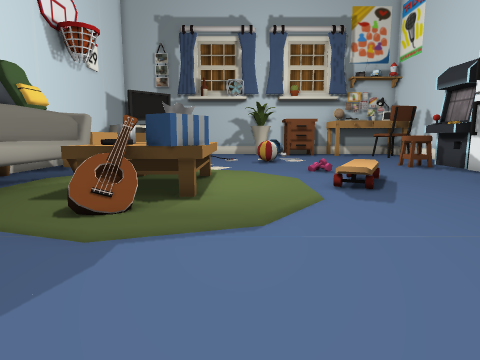
View 1 (above)

24 first-person views from a walk through a Unity game level. The camera is 1.4 m above the floor, tilts 8° down and sees 75° across. The floor is counted in squares, 1 m on a side. Each view is taken from the middle of a square. On the plan, view 1 faces up. The plan holds only what a view shows up to about 14 squares ahead; the rest is blank. The player is left out. Some surface patterns are stand-ins.

View 2
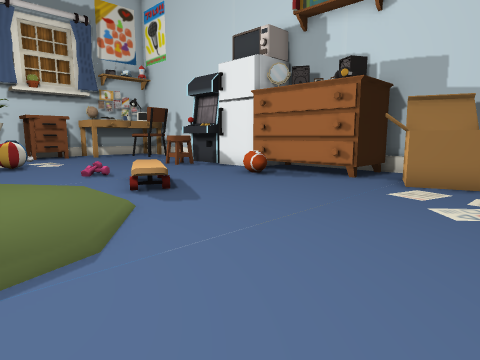

View 3
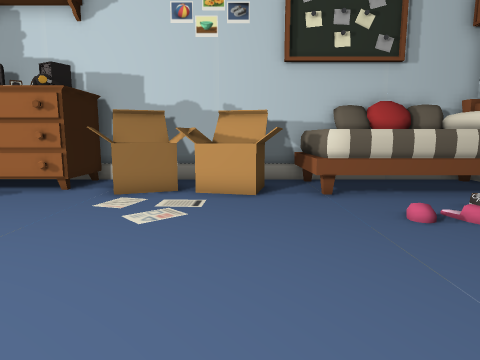

View 4
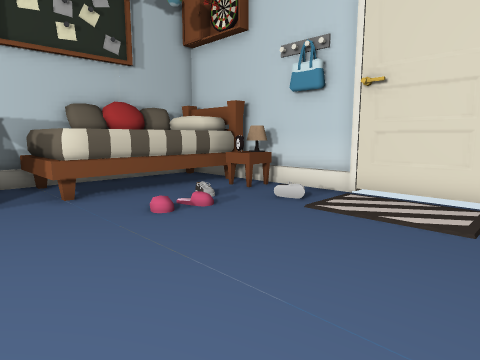

View 5
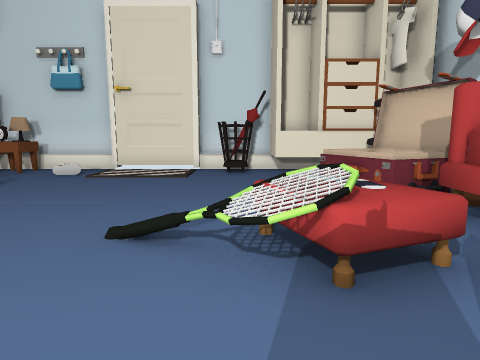

View 6
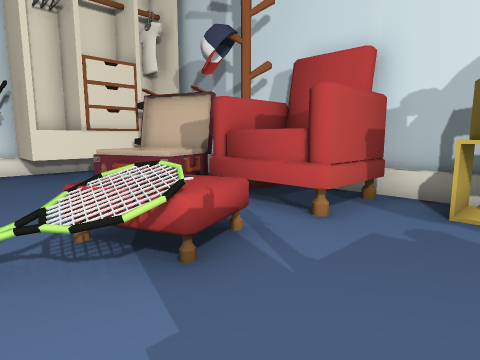

View 7
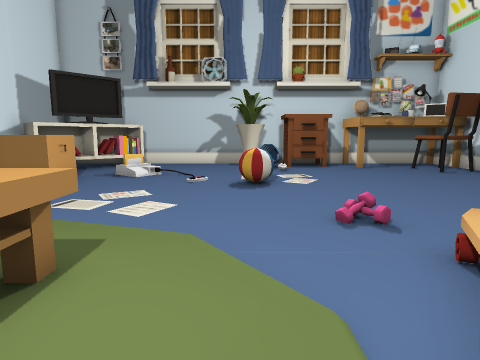

View 8
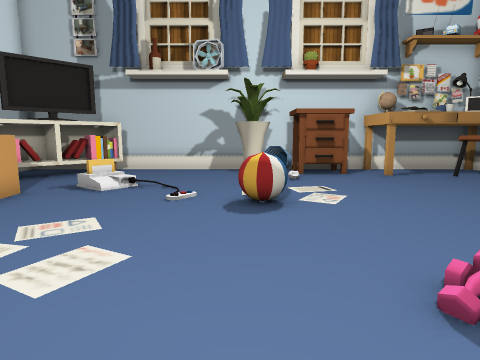

View 9
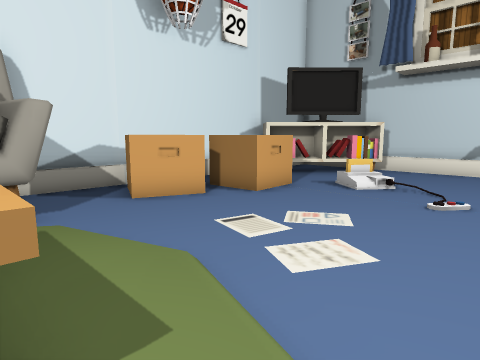

View 10
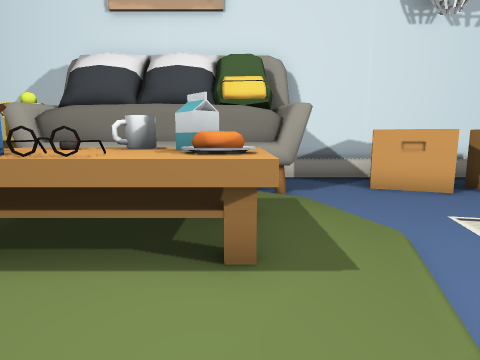

View 11
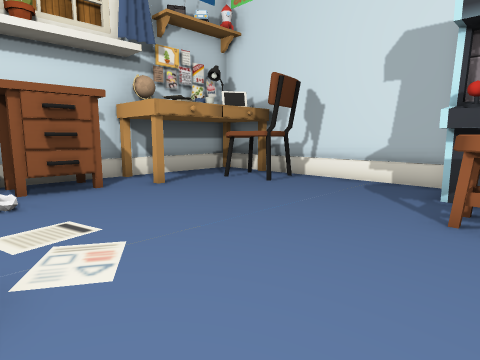

View 12
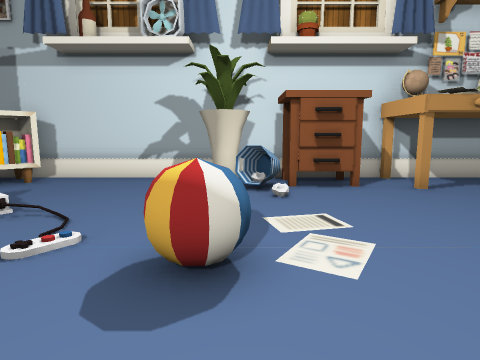

View 13
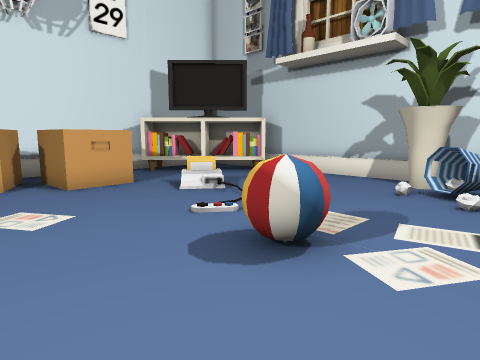

View 14
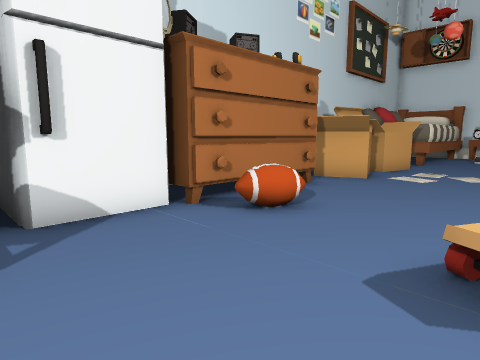

View 15
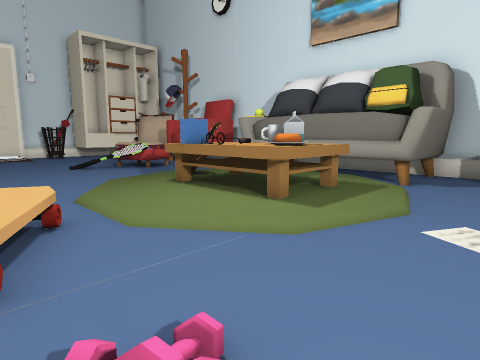

View 16
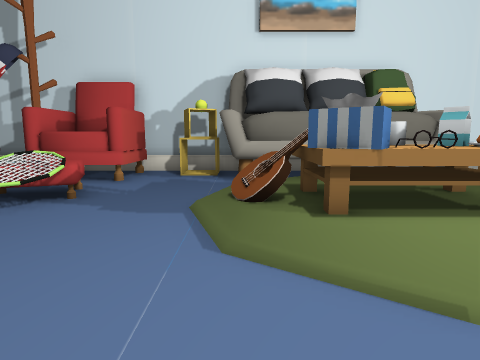

View 17
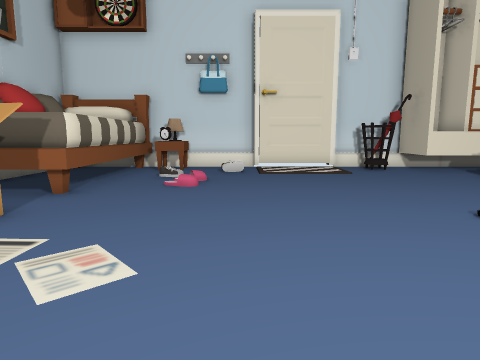

View 18
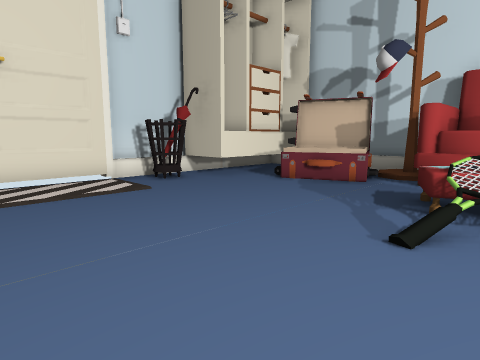

View 19
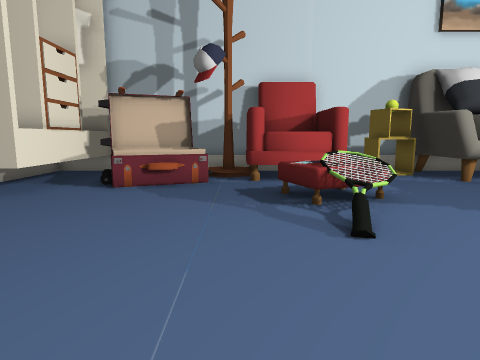

View 20
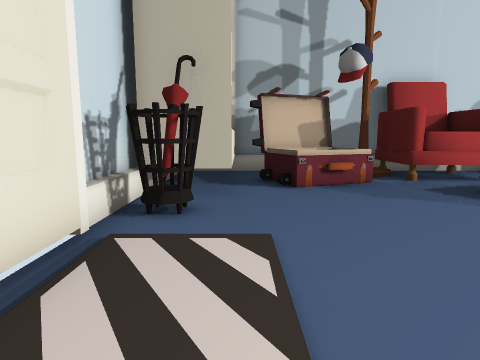

View 21
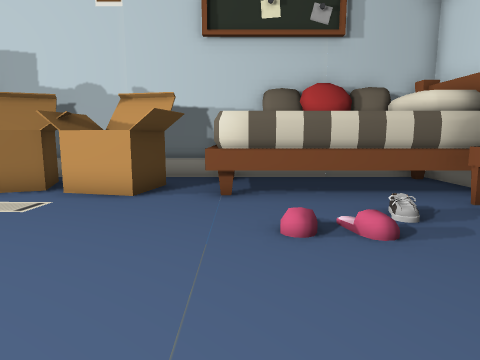

View 22
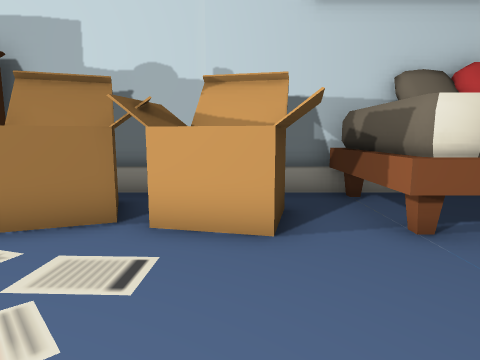

View 23
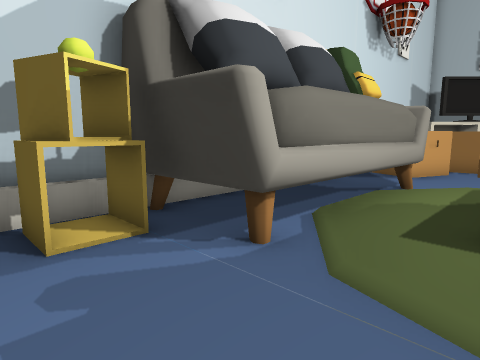

View 24
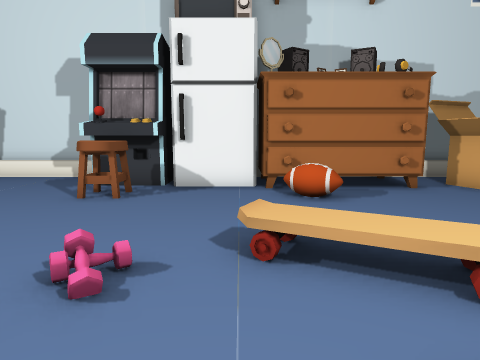

### Floor plan
Key: @ floor where view 1 was taken; # wall or solid block; . main floor; : floor 0.25 m higher than the main floor; / step, stairs or slope; = window, fence, low wall or low ledge; O other object.
Columns run from 9 left of view 1 to 12 right of it. Each row starts with its distance up from view 1.
 25    ###################
 24  ..OO.....OO#OO......#
 23  .OOOO....OOOOO......#
 22  OOOO......OO...O.OOO#
 21 #OOO...............OO#
 20 #.O..//............O.#
 19 #  .../..............#
 18 #   O.....OO.........#
 17 #.  O.....OO.........#
 16 #.O..................#
 15 #  O.............OO#
 14 #OOO.............OOO
 13 #.................O##
 12 #.....///..........OO
 11 #OOO/:::::...O.....OO
 10 #O O::OOO::..O...OOOO#
  9 #O O::OOO::.O....OO
  8 #O O::OOO::.O.....O
  7 #O O::OOO::.......O
  6 #O O/:OOO:/.......OOO#
  5 #OOO.:OO::...........#
  4 #OO..../.........OOO.#
  3 #OO...............OOO#
  2 #.................OO #
  1 #OOO.OOO..........OO #
  0 #O O.OOO/@.......O.O #
 -1 #OOO.OO...........OO #
 -2 #OOO.............OOOO#
 -3 #O=OO............OOOO#
 -4 #OO O............O   #
 -5 #.O O............O   #
 -6 #.OOO............O   #
 -7 #OOOOO...OOOO....O   #
 -8 #OOOOOOOOOOOO..OOOOOO#
 -9 #OOOOOOO#####==#OOOOO#
-10      #####  ######

Where each view was taken, in squares from view 1:
view 1: 0 up, 0 right, facing up
view 2: 1 up, 1 left, facing up-right
view 3: 0 up, 1 left, facing right
view 4: 0 up, 1 left, facing down-right
view 5: 4 up, 2 left, facing down
view 6: 4 up, 1 left, facing down-left
view 7: 7 up, 1 right, facing up
view 8: 10 up, 1 right, facing up
view 9: 10 up, 1 right, facing up-left
view 10: 10 up, 2 right, facing left
view 11: 14 up, 2 right, facing up-right
view 12: 14 up, 2 right, facing up
view 13: 14 up, 4 right, facing up-left
view 14: 14 up, 4 right, facing down-right
view 15: 14 up, 4 right, facing down-left
view 16: 5 up, 4 right, facing left
view 17: 5 up, 4 right, facing down
view 18: 1 up, 4 right, facing down-left
view 19: 2 down, 4 right, facing left
view 20: 7 down, 4 right, facing left
view 21: 3 down, 1 right, facing right
view 22: 0 up, 4 right, facing right
view 23: 2 up, 3 left, facing up-left
view 24: 11 up, 0 right, facing right
